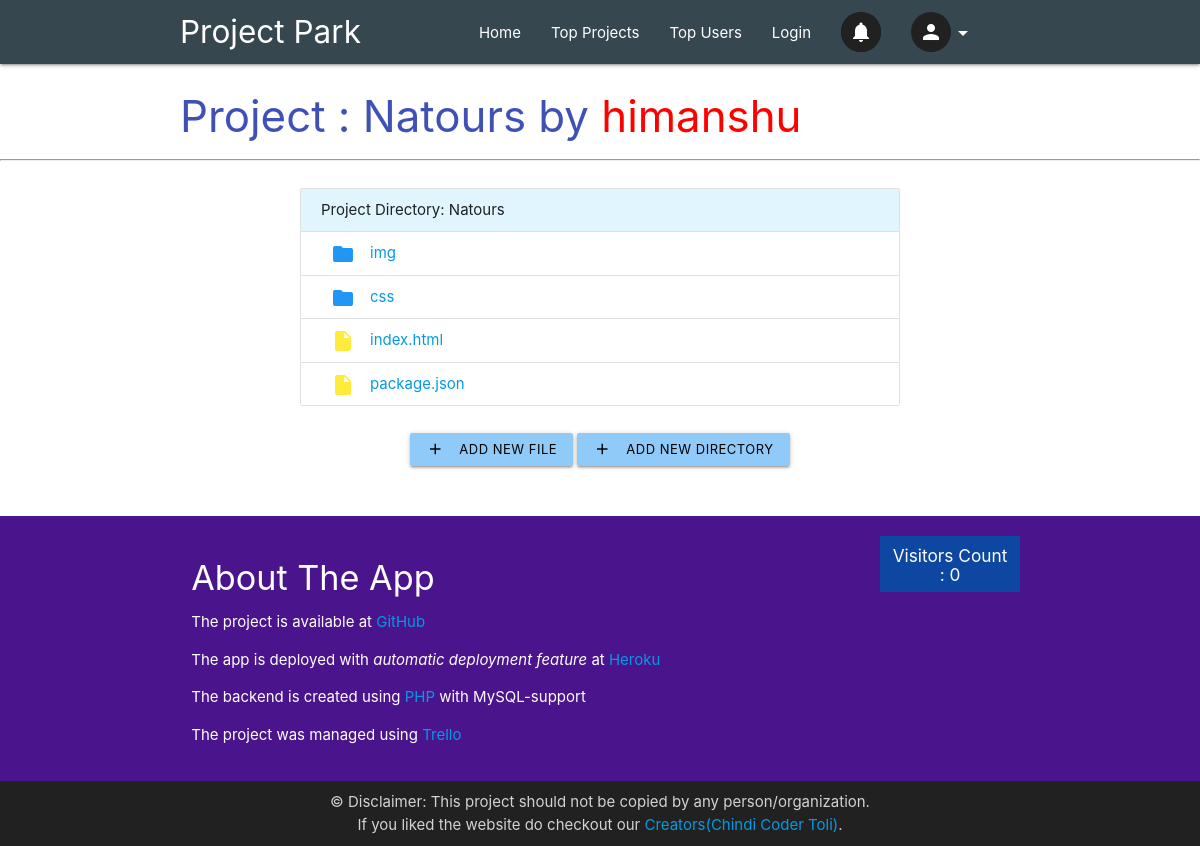
Page /php/recursion.php?src=himanshu+Natours on the committed database.
### tables this page shows
CREATE TABLE `project_structure` (
  `res_name` varchar(70) NOT NULL,
  `child_name` varchar(70) NOT NULL,
  `res_type` enum('file','dir') NOT NULL
);

### php/recursion.php (the view, shortened to what this page needs)
<?php
    if(!isset($_GET['src'])) {
        header('Location:/');
    } else {
        $cd = htmlspecialchars($_GET['src']);
        require "$_SERVER[DOCUMENT_ROOT]/php/dbutility/dbconn.php";
        $sql = "SELECT * FROM `project_structure` where res_name=\"$cd\"";
        $result = mysqli_query($conn, $sql);
        $result = mysqli_fetch_all($result,MYSQLI_ASSOC);
        $firstPlusIndex = strpos($cd,"+");
        $secondPlusIndex = strpos($cd,"+",$firstPlusIndex+1);
        $projectOwner = substr($cd,0,$firstPlusIndex);
        $projectName = "";
        if($secondPlusIndex=="") {
            $projectName = substr($cd,$firstPlusIndex+1);
        } else {
            $projectName = substr($cd,$firstPlusIndex+1,$secondPlusIndex-$firstPlusIndex-1);
        }
        $projectLink = str_replace("+","=>",substr($cd,$firstPlusIndex+1));
    }
?>
<!DOCTYPE HTML>
<html lang="en">
<head>
</head>
<body>
    <?php
        require "$_SERVER[DOCUMENT_ROOT]/php/commonWidget/navbar.php";
    ?>
    <div class="container left-align">
        <h3 class="indigo-text">
            <?php echo "Project : $projectName by <a target=\"_blank\" style=\"color:red;\" href=\"/php/profile.php?profile=$projectOwner\">$projectOwner</a>";?>
        </h3>
    </div>
    <hr>
    <div style="padding: 1% 10%;" class="container">
        <ul class="collection with-header">
            <li class="collection-header light-blue lighten-5">
                <span><?php echo "Project Directory: $projectLink";?></span>
            </li>
            <?php
                $listItems = "";
                for($i=0;$i<count($result);$i++) {
                    $resType = $result[$i]['res_type'];
                    $childName = $result[$i]['child_name'];
                    $send = urlencode($childName);
                    $lastPIndex = strrpos($childName,"+");
                    $childAlias = substr($childName,$lastPIndex+1);
                    if($resType == "dir") {
                        $listItems = "<li class=\"collection-item\"><i class=\"material-icons blue-text left\">folder</i><a href=\"/php/recursion.php?src=$send\">$childAlias</a></li>".$listItems;
                    } else {
                        $listItems = $listItems."<li class=\"collection-item\"><i class=\"material-icons yellow-text left\">insert_drive_file</i><a href=\"/php/recursion.php?src=$send\">$childAlias</a></li>";
                    }
                }
                echo $listItems;
                $sql = "SELECT * from `project_structure` WHERE child_name = \"$cd\";";
                $result = mysqli_query($conn, $sql);
                $result = mysqli_fetch_all($result, MYSQLI_ASSOC);
            ?>
        </ul>
    </div>
    <?php
        if(count($result)==0 or $result[0]['res_type']=='dir') {
        $resLink = urlencode($cd);
    ?>
    <div class="container center-align" style="margin-bottom: 50px;">
        <a <?php echo "href=\"./newfileaddition.php?src=$resLink\"" ?> class="btn-small waves-effect waves-dark blue lighten-3 black-text">
            <i class="material-icons black-text left">
            </i>
            Add New File
        </a>
        <a <?php echo "href=\"./newdiraddition.php?src=$resLink\"" ?> class="btn-small waves-effect waves-dark blue lighten-3 black-text">
            <i class="material-icons black-text left">
            </i>
            Add New Directory
        </a>
    </div>
    <?php } ?>
    <?php
        require "$_SERVER[DOCUMENT_ROOT]/php/commonWidget/footer.php";
    ?>
</body>
</html>

### rows in the picture
project_structure: child_name "img"
project_structure: child_name "css"
project_structure: child_name "index.html"
project_structure: child_name "package.json"

### other values in the picture
$projectName "Natours"
$projectOwner "himanshu"
$projectLink "Natours"
